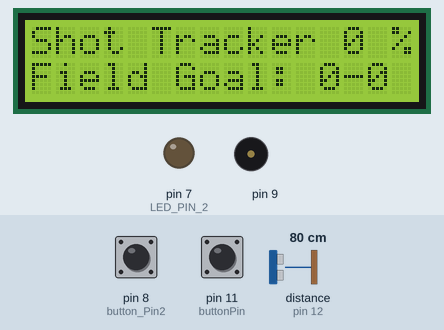
Recording of a sketch running on a simulated Arduino Uno, built with avr-gcc and run on an emulated ATmega328P. On the bench: 16×2 character LCD, output pins drawn as LEDs (lit = HIGH), buzzer (waves = sounding). Wiring (inferred from the names in the program): ultrasonic range finder: trigger pin 13; echo pin 12. Inputs (shaded band) come from the test bench; at power-on: distance to the obstacle (sensor on pin 12) 80 cm, pin 8 (button_Pin2) LOW, pin 11 (buttonPin) LOW. The echo pulse lasts 58.3 µs per cm; pins used as bus, display or sensor lines are not drawn; what the sketch prints to the serial monitor is not drawn.

Above: at 1.2 s.
1.3 s: distance to the obstacle (sensor on pin 12) set to 7 cm
At 2.3 s:
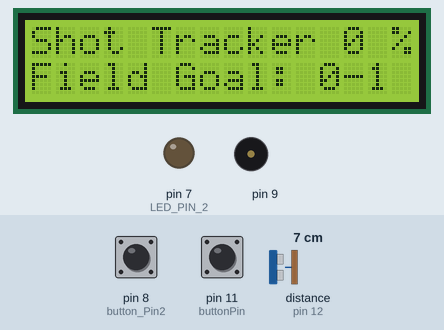
3.9 s: distance to the obstacle (sensor on pin 12) set to 4 cm
At 6.5 s:
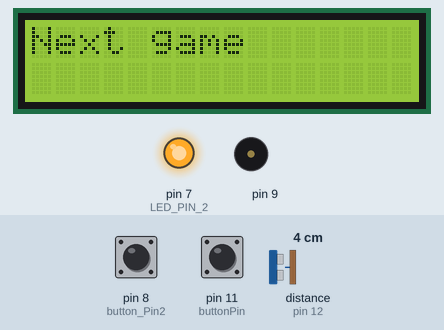
At 8.6 s:
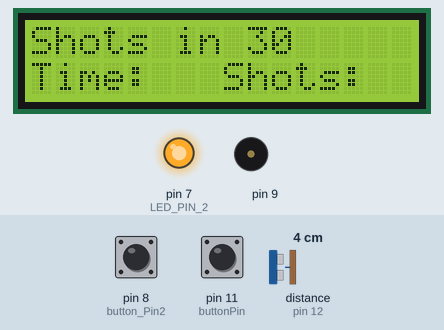
Timing chart, 0 to 10.1 s (numbered marks = the images above; inputs shaded):
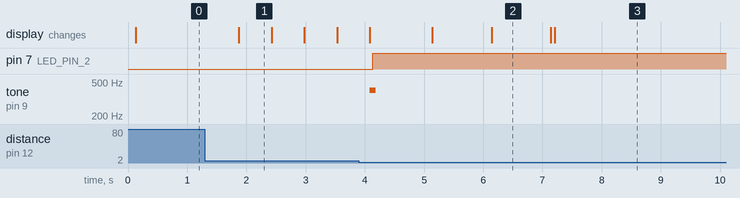

The sketch:

basketball_buddy.ino
```cpp
#include <stdbool.h>
#include <LiquidCrystal.h>

#define trigPin 13
#define echoPin 12
//#define LED_PIN 8
#define LED_PIN_2 7
#define buttonPin 11
#define button_Pin2 8

int buttonState = 0;
int prevbuttonState = 0;


int button_State2 = 0;
int prevbuttonState2 = 1;

const int rs = 4, en = 5, d4 = 3, d5 = 2, d6 = 10, d7 = 6;
LiquidCrystal lcd(rs, en, d4, d5, d6, d7);

float count_shot = 0;
float made_shot = 0;
float field_pct = 0;
float toll = 0.05;
float normal_z = 0;

int shot = 0;
int score = 0;

int time = 60;

void setup() {

  //LCD display
  lcd.begin(16, 2);
  lcd.clear();
  lcd.clear();
  lcd.setCursor(0,0);
  lcd.print("Shot Tracker");
  lcd.setCursor(0, 1);
  lcd.print("Field Goal:");
  lcd.setCursor(12, 1);
  lcd.print(made_shot, 0);
  lcd.setCursor(13, 1);
  lcd.print("-");
  lcd.setCursor(14, 1);
  lcd.print(count_shot, 0);
  lcd.setCursor(15, 1);

  //Defines pins for ultrasonic sensor
  Serial.begin(9600);
  pinMode(trigPin, OUTPUT);
  pinMode(echoPin, INPUT);

  //LED part
  //pinMode(LED_PIN, OUTPUT);
  pinMode(LED_PIN_2, OUTPUT);

  //Buttons
  pinMode(buttonPin, INPUT);
  pinMode(button_Pin2, INPUT_PULLUP);
}

void loop() {

  //Defines duration/distance
  long duration, distance;
  digitalWrite(trigPin, LOW);
  delayMicroseconds(2);
  digitalWrite(trigPin, HIGH);
  delayMicroseconds(10);
  digitalWrite(trigPin, LOW);

  duration = pulseIn(echoPin, HIGH);
  distance = (duration/2) /29.1;

  if (distance < 5) {
    tone(9,400 , 100);
}
  if (distance > 5 and distance <= 12) {
    noTone(9);
  }
delay(50);

//LED distance when it turns on
  if (distance < 5) {
    digitalWrite(7, HIGH);
    delayMicroseconds(10);
    digitalWrite(8, LOW);
    delayMicroseconds(10);
  }
   else {
    digitalWrite(8, HIGH);
    delayMicroseconds(10);
    digitalWrite(7, LOW);
    delayMicroseconds(10);
  }

  //F.G. % calc & tracking shots
  if (distance < 5) {
    made_shot++;
    delay(500);
  }

  if (distance < 5 or distance < 15){
    count_shot++;
    delay(500);
  }

  if (made_shot == 1 and count_shot == 1) {
     lcd.setCursor(13, 0);
     lcd.print('100%');
  }
  else {
    field_pct = 0;
    }

//LCD display
  if (made_shot <= 10 and made_shot >= 0) {
    lcd.setCursor(12, 1);
    lcd.print(made_shot, 0);
    lcd.setCursor(13, 1);
    lcd.print("-");
    lcd.setCursor(14, 1);
    lcd.print(count_shot, 0);
    }
  else if(made_shot <= 100 and made_shot >= 10) {
    lcd.setCursor(11, 1);
    lcd.print(made_shot, 0);
    lcd.setCursor(13, 1);
    lcd.print("-");
    lcd.setCursor(14, 1);
    lcd.print(count_shot, 0);
    }
  else {
    lcd.setCursor(12, 1);
    lcd.print(made_shot, 0);
    lcd.setCursor(13, 1);
    lcd.print("-");
    lcd.setCursor(14, 1);
    lcd.print(count_shot, 0);
    }

  int field_percentage = made_shot / count_shot * 100;

  if (field_percentage == 100) {
    lcd.setCursor(14, 0);
    lcd.print('100%');
  }
  lcd.setCursor(15, 0);
  lcd.print('%');
  lcd.setCursor(13, 0);
  lcd.print(field_percentage, 1);

  //Button1 -RESET
  buttonState = digitalRead(buttonPin);
  if (buttonState != prevbuttonState) {
    Serial.println("button pressed");
    made_shot = 0;
    count_shot = 0;
    field_pct = 0;
    delay(1000);
    lcd.setCursor(0,0);
    lcd.print('RESET');
    delay(1000);
    lcd.clear();
    lcd.begin(16,2);
    lcd.clear();
    lcd.clear();
    lcd.setCursor(0,0);
    lcd.print("Shot Tracker");
    lcd.setCursor(0, 1);
    lcd.print("Field Goal:");
    lcd.setCursor(12, 1);
    lcd.print(made_shot, 0);
    lcd.setCursor(13, 1);
    lcd.print("-");
    lcd.setCursor(14, 1);
    lcd.print(count_shot, 0);
    lcd.setCursor(15, 1);
    }

    button_State2 = digitalRead(button_Pin2);

    if (button_State2 == LOW){
      Serial.println('button2 pressed');
      time = 60;
      shot = 0;
      score = 0;
      made_shot = 0;
      count_shot = 0;
      field_pct = 0;
      delay(1000);
      lcd.clear();
      lcd.setCursor(0,0);
      lcd.print("Next game");
      delay(1000);
      lcd.clear();
      lcd.begin(16,2);
      lcd.setCursor(0,0);
      lcd.print("Shots in 30");
      lcd.setCursor(0,1);
      lcd.print("Time:");
      lcd.setCursor(8, 1);
      lcd.print("Shots:");

      //Arduino UNO doesen`t have enough RAM

      while (time != 0) {
        time--;
        delay(1000);
      }

      lcd.setCursor(12, 1);
      lcd.print(made_shot, 0);
      lcd.setCursor(13, 1);
      lcd.print("-");
      lcd.setCursor(14, 1);
      lcd.print(count_shot, 0);
      lcd.setCursor(15, 1);
      }
      if (time == 0) {
        Serial.println("Game ended");
        lcd.clear();
        lcd.begin(16,2);
        lcd.setCursor(0,1);
        lcd.print('End');

      }
}

//Add more "game modes in the future?..."
```

Measured:
- the behaviour switches between 6 and 5 cm on distance to the obstacle (sensor on pin 12) (found by bisection; images 1 and 2)
- after the input at 1.3 s, the display: changes after 0.57 s (image 1)
- after the input at 3.9 s, pin 7 (LED_PIN_2): LOW → HIGH after 0.24 s; tone on pin 9: silent → 400 Hz after 0.19 s, → silent 0.10 s later
- what the display in image 1 shows lasts 0.5 s, from 1.9 s to 2.4 s
- what the display in image 2 shows lasts 1.0 s, from 6.1 s to 7.1 s
